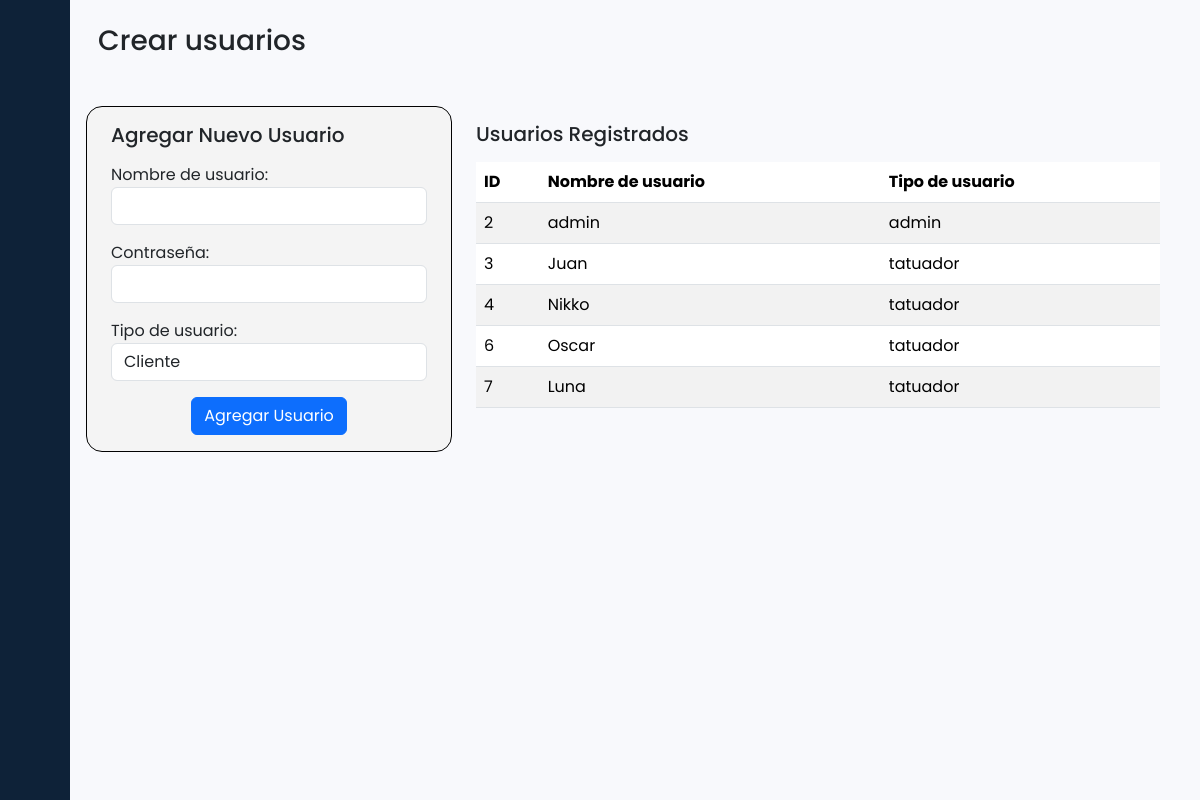
/views/panel_crearusuario.php (signed in), run on the app's committed database.
### tables this page shows
CREATE TABLE `usuarios` (
  `id` int(11) NOT NULL,
  `username` varchar(255) NOT NULL,
  `password` varchar(255) NOT NULL,
  `tipo_usuario` enum('cliente','tatuador','admin') NOT NULL
);

### views/panel_crearusuario.php (the view, shortened to what this page needs)
<?php
  if ($_SESSION['tipo_usuario'] == 'admin')
    {
?>
<!DOCTYPE html>
<html>
<head>
    <link href="https://cdn.lineicons.com/4.0/lineicons.css" rel="stylesheet" />
    <link href="https://cdn.jsdelivr.net/npm/bootstrap@5.3.2/dist/css/bootstrap.min.css" rel="stylesheet"
>
    <link rel="stylesheet" href="../assets/css/stylepanel.css">
</head>
<body>
    <div class="wrapper">
        <aside id="sidebar">
            <div class="d-flex">
                <button class="toggle-btn" type="button">
                </button>
            </div>
            <ul class="sidebar-nav">
                <li class="sidebar-item">
                    <a href="panel_admin.php" class="sidebar-link">
                    </a>
                </li>
                <li class="sidebar-item">
                    <a href="panel_crearusuario.php" class="sidebar-link">
                    </a>
                </li>
                <li class="sidebar-item">
                    <a href="panel_agregartrabajador.php" class="sidebar-link">
                    </a>
                </li>
                <li class="sidebar-item">
                    <a href="panel_estadisticas.php" class="sidebar-link">
                    </a>
                </li>
                <li class="sidebar-item">
                    <a href="panel_reportes.php" class="sidebar-link">
                    </a>
                </li>
            </ul>
            <div class="sidebar-footer">
                <a href="../index.php" class="sidebar-link">
                </a>
            </div>
        </aside>
        <div class="main">
            <main class="content px-3 py-4">
                <div class="container-fluid">
                    <div class="mb-3">
                        <h3> Crear usuarios</h3>
                        <?php
                            include '../conexion.php';
                            $sql_usuarios = "SELECT * FROM usuarios";
                            $resultado_usuarios = $conexion->query($sql_usuarios);
                            ?>
                        <div class="container mt-5">
                            <div class="row g-5 ">
                                <div class="card-2 col-6 col-md-4">
                                    <div>
                                        <h5 class="mt-3 mb-3">Agregar Nuevo Usuario</h5>
                                        <form action="crear_usuario.php" method="POST">
                                            <div class="form-group mt-3 mb-3">
                                                <label for="username">Nombre de usuario:</label>
                                                <input type="text" name="username" id="username" class="form-control"
                                                    required>
                                            </div>
                                            <div class="form-group mt-3 mb-3">
                                                <label for="password">Contraseña:</label>
                                                <input type="password" name="password" id="password"
                                                    class="form-control" required>
                                            </div>
                                            <div class="form-group mt-3 mb-3">
                                                <label for="tipo_usuario">Tipo de usuario:</label>
                                                <select name="tipo_usuario" id="tipo_usuario" class="form-control"
                                                    required>
                                                    <option value="cliente">Cliente</option>
                                                </select>
                                            </div>
                                           <div class="text-center mb-3">
                                            <button type="submit" class="btn btn-primary">Agregar Usuario</button>
                                        </div>
                                        </form>
                                    </div>
                                </div>
                                <div class="col-sm-6 col-md-8">
                                    <div>
                                        <h5 class="mt-3 mb-3">Usuarios Registrados</h5>
                                        <table class="table table-striped">
                                            <thead>
                                                <tr>
                                                    <th>ID</th>
                                                    <th>Nombre de usuario</th>
                                                    <th>Tipo de usuario</th>
                                                </tr>
                                            </thead>
                                            <tbody>
                                                <?php
                                            if ($resultado_usuarios->num_rows > 0) {
                                                while ($fila = $resultado_usuarios->fetch_assoc()) {
                                                    if ($fila['tipo_usuario'] === 'tatuador' || $fila['tipo_usuario'] === 'admin') {
                                                        echo "<tr>";
                                                        echo "<td>" . $fila['id'] . "</td>";
                                                        echo "<td>" . $fila['username'] . "</td>";
                                                        echo "<td>" . $fila['tipo_usuario'] . "</td>";
                                                        echo "</tr>";
                                                    }
                                                }
                                            } else {
                                                echo "<tr><td colspan='3'>No se encontraron usuarios.</td></tr>";
                                            }
                                            ?>
                                            </tbody>
                                        </table>
                                    </div>
                                </div>
                            </div>
</body>
</html>
</body>
</html>
<?php }
  else{
    header("Location:../index.php");
  }?>

### assets/css/stylepanel.css (style rules this page uses)
a { text-decoration: none; }
li { list-style: none; }
body { font-family: 'Poppins', sans-serif; }
.wrapper { display: flex; }
.main { display: flex; flex-direction: column; min-height: 100vh; width: 100%; overflow: hidden; transition: all 0.35s ease-in-out; background-color: #F8F9FC; min-width: 0; }
#sidebar { width: 70px; min-width: 70px; z-index: 1000; transition: all .25s ease-in-out; background-color: #0e2238; display: flex; flex-direction: column; }
.toggle-btn { background-color: transparent; cursor: pointer; border: 0; padding: 1rem 1.5rem; }
.sidebar-nav { padding: 2rem 0; flex: 1 1 auto; }
a.sidebar-link { padding: .625rem 1.625rem; color: #FFF; display: block; font-size: 0.9rem; white-space: nowrap; border-left: 3px solid transparent; }
.sidebar-item { position: relative; }
.card-2 { background-color: #f4f4f4; margin-bottom: 20px; border: 1px solid #020202; border-radius: 16px; }

### data on the page
usuarios: id "2", username "admin", tipo_usuario "admin"
usuarios: id "3", username "Juan", tipo_usuario "tatuador"
usuarios: id "4", username "Nikko", tipo_usuario "tatuador"
usuarios: id "6", username "Oscar", tipo_usuario "tatuador"
usuarios: id "7", username "Luna", tipo_usuario "tatuador"
